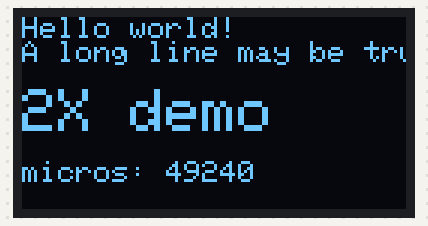
Recording of a sketch running on a simulated Arduino Uno, built with avr-gcc and run on an emulated ATmega328P. Shown: 128×64 one-colour display.

Above: at 0.1 s.

The sketch:

displayASCII.ino
```cpp
// Simple I2C test for ebay 128x64 oled.
// Use smaller faster AvrI2c class in place of Wire.
// Edit AVRI2C_FASTMODE in SSD1306Ascii.h to change the default I2C frequency.
//
#include "SSD1306Ascii.h"
#include "SSD1306AsciiAvrI2c.h"

// 0X3C+SA0 - 0x3C or 0x3D
#define I2C_ADDRESS 0x3C

// Define proper RST_PIN if required.
#define RST_PIN -1

SSD1306AsciiAvrI2c oled;
//------------------------------------------------------------------------------
void setup() {

#if RST_PIN >= 0
  oled.begin(&Adafruit128x64, I2C_ADDRESS, RST_PIN);
#else // RST_PIN >= 0
  oled.begin(&Adafruit128x64, I2C_ADDRESS);
#endif // RST_PIN >= 0
  // Call oled.setI2cClock(frequency) to change from the default frequency.

  oled.setFont(Adafruit5x7);

  uint32_t m = micros();
  oled.clear();
  oled.println("Hello world!");
  oled.println("A long line may be truncated");
  oled.println();
  oled.set2X();
  oled.println("2X demo");
  oled.set1X();
  oled.print("\nmicros: ");
  oled.print(micros() - m);
}
//------------------------------------------------------------------------------
void loop() {}
```
